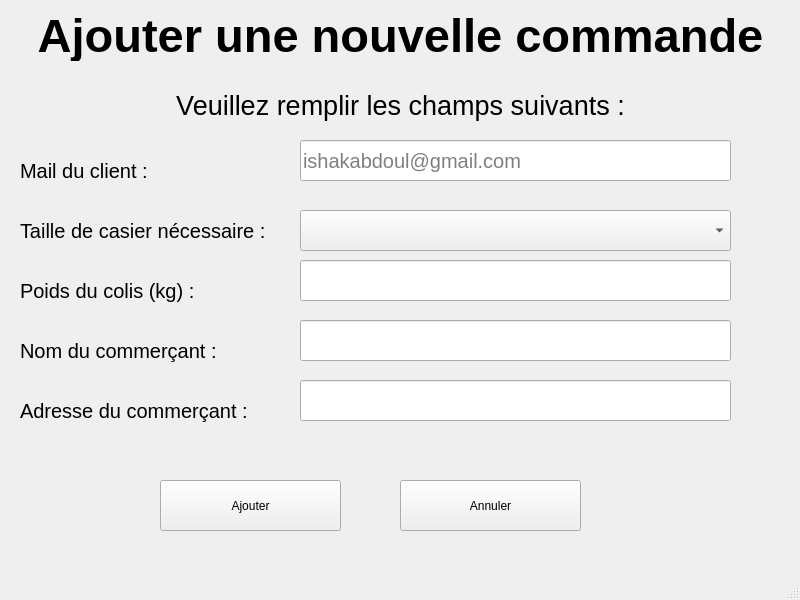
<?xml version="1.0" encoding="UTF-8"?>
<ui version="4.0">
 <class>ajoutcommande</class>
 <widget class="QMainWindow" name="ajoutcommande">
  <property name="geometry">
   <rect>
    <x>0</x>
    <y>0</y>
    <width>800</width>
    <height>600</height>
   </rect>
  </property>
  <property name="windowTitle">
   <string>MainWindow</string>
  </property>
  <widget class="QWidget" name="centralwidget">
   <widget class="QLabel" name="label">
    <property name="geometry">
     <rect>
      <x>10</x>
      <y>10</y>
      <width>781</width>
      <height>51</height>
     </rect>
    </property>
    <property name="font">
     <font>
      <pointsize>35</pointsize>
      <bold>true</bold>
     </font>
    </property>
    <property name="text">
     <string>Ajouter une nouvelle commande</string>
    </property>
    <property name="alignment">
     <set>Qt::AlignmentFlag::AlignCenter</set>
    </property>
   </widget>
   <widget class="QLabel" name="label_2">
    <property name="geometry">
     <rect>
      <x>10</x>
      <y>80</y>
      <width>781</width>
      <height>51</height>
     </rect>
    </property>
    <property name="font">
     <font>
      <pointsize>20</pointsize>
      <bold>false</bold>
     </font>
    </property>
    <property name="text">
     <string>Veuillez remplir les champs suivants :</string>
    </property>
    <property name="alignment">
     <set>Qt::AlignmentFlag::AlignCenter</set>
    </property>
   </widget>
   <widget class="QLabel" name="label_3">
    <property name="geometry">
     <rect>
      <x>20</x>
      <y>150</y>
      <width>251</width>
      <height>41</height>
     </rect>
    </property>
    <property name="font">
     <font>
      <pointsize>15</pointsize>
     </font>
    </property>
    <property name="text">
     <string>Mail du client :</string>
    </property>
   </widget>
   <widget class="QLabel" name="label_4">
    <property name="geometry">
     <rect>
      <x>20</x>
      <y>210</y>
      <width>251</width>
      <height>41</height>
     </rect>
    </property>
    <property name="font">
     <font>
      <pointsize>15</pointsize>
     </font>
    </property>
    <property name="text">
     <string>Taille de casier nécessaire : </string>
    </property>
   </widget>
   <widget class="QLabel" name="label_5">
    <property name="geometry">
     <rect>
      <x>20</x>
      <y>270</y>
      <width>251</width>
      <height>41</height>
     </rect>
    </property>
    <property name="font">
     <font>
      <pointsize>15</pointsize>
     </font>
    </property>
    <property name="text">
     <string>Poids du colis (kg) :</string>
    </property>
   </widget>
   <widget class="QLabel" name="label_6">
    <property name="geometry">
     <rect>
      <x>20</x>
      <y>330</y>
      <width>251</width>
      <height>41</height>
     </rect>
    </property>
    <property name="font">
     <font>
      <pointsize>15</pointsize>
     </font>
    </property>
    <property name="text">
     <string>Nom du commerçant :</string>
    </property>
   </widget>
   <widget class="QLabel" name="label_7">
    <property name="geometry">
     <rect>
      <x>20</x>
      <y>390</y>
      <width>251</width>
      <height>41</height>
     </rect>
    </property>
    <property name="font">
     <font>
      <pointsize>15</pointsize>
     </font>
    </property>
    <property name="text">
     <string>Adresse du commerçant :</string>
    </property>
   </widget>
   <widget class="QLineEdit" name="lineEdit_mail">
    <property name="geometry">
     <rect>
      <x>300</x>
      <y>140</y>
      <width>431</width>
      <height>41</height>
     </rect>
    </property>
    <property name="font">
     <font>
      <pointsize>15</pointsize>
     </font>
    </property>
    <property name="placeholderText">
     <string>ishakabdoul@gmail.com</string>
    </property>
   </widget>
   <widget class="QLineEdit" name="lineEdit_poids">
    <property name="geometry">
     <rect>
      <x>300</x>
      <y>260</y>
      <width>431</width>
      <height>41</height>
     </rect>
    </property>
    <property name="font">
     <font>
      <pointsize>15</pointsize>
     </font>
    </property>
   </widget>
   <widget class="QLineEdit" name="lineEdit_nom">
    <property name="geometry">
     <rect>
      <x>300</x>
      <y>320</y>
      <width>431</width>
      <height>41</height>
     </rect>
    </property>
    <property name="font">
     <font>
      <pointsize>15</pointsize>
     </font>
    </property>
   </widget>
   <widget class="QLineEdit" name="lineEdit_adresse">
    <property name="geometry">
     <rect>
      <x>300</x>
      <y>380</y>
      <width>431</width>
      <height>41</height>
     </rect>
    </property>
    <property name="font">
     <font>
      <pointsize>15</pointsize>
     </font>
    </property>
   </widget>
   <widget class="QComboBox" name="comboBox_taille">
    <property name="enabled">
     <bool>true</bool>
    </property>
    <property name="geometry">
     <rect>
      <x>300</x>
      <y>210</y>
      <width>431</width>
      <height>41</height>
     </rect>
    </property>
    <property name="font">
     <font>
      <pointsize>15</pointsize>
     </font>
    </property>
    <property name="currentText">
     <string/>
    </property>
    <property name="currentIndex">
     <number>-1</number>
    </property>
   </widget>
   <widget class="QPushButton" name="pushButton_ajouter">
    <property name="geometry">
     <rect>
      <x>160</x>
      <y>480</y>
      <width>181</width>
      <height>51</height>
     </rect>
    </property>
    <property name="text">
     <string>Ajouter</string>
    </property>
   </widget>
   <widget class="QPushButton" name="pushButton_annuler">
    <property name="geometry">
     <rect>
      <x>400</x>
      <y>480</y>
      <width>181</width>
      <height>51</height>
     </rect>
    </property>
    <property name="text">
     <string>Annuler</string>
    </property>
   </widget>
  </widget>
  <widget class="QMenuBar" name="menubar">
   <property name="geometry">
    <rect>
     <x>0</x>
     <y>0</y>
     <width>800</width>
     <height>22</height>
    </rect>
   </property>
  </widget>
  <widget class="QStatusBar" name="statusbar"/>
 </widget>
 <resources/>
 <connections/>
</ui>
